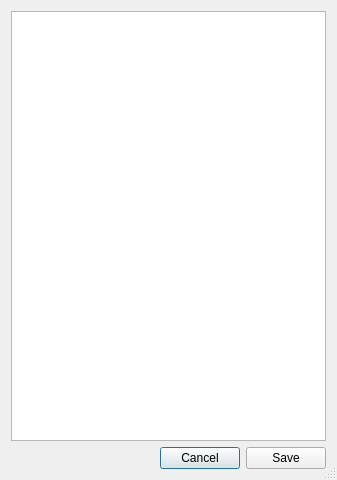
<?xml version="1.0" encoding="UTF-8"?>
<ui version="4.0">
 <class>advancedSettingsDialog</class>
 <widget class="QDialog" name="advancedSettingsDialog">
  <property name="geometry">
   <rect>
    <x>0</x>
    <y>0</y>
    <width>337</width>
    <height>480</height>
   </rect>
  </property>
  <property name="windowTitle">
   <string>Advanced Settings</string>
  </property>
  <property name="sizeGripEnabled">
   <bool>true</bool>
  </property>
  <layout class="QVBoxLayout" name="verticalLayout">
   <item>
    <widget class="QTextEdit" name="settingsTextEdit"/>
   </item>
   <item>
    <layout class="QHBoxLayout" name="horizontalLayout">
     <item>
      <spacer name="horizontalSpacer">
       <property name="orientation">
        <enum>Qt::Horizontal</enum>
       </property>
       <property name="sizeHint" stdset="0">
        <size>
         <width>40</width>
         <height>20</height>
        </size>
       </property>
      </spacer>
     </item>
     <item>
      <widget class="QPushButton" name="cancelPushButton">
       <property name="text">
        <string>Cancel</string>
       </property>
      </widget>
     </item>
     <item>
      <widget class="QPushButton" name="savePushButton">
       <property name="text">
        <string>Save</string>
       </property>
      </widget>
     </item>
    </layout>
   </item>
  </layout>
 </widget>
 <resources/>
 <connections/>
</ui>
